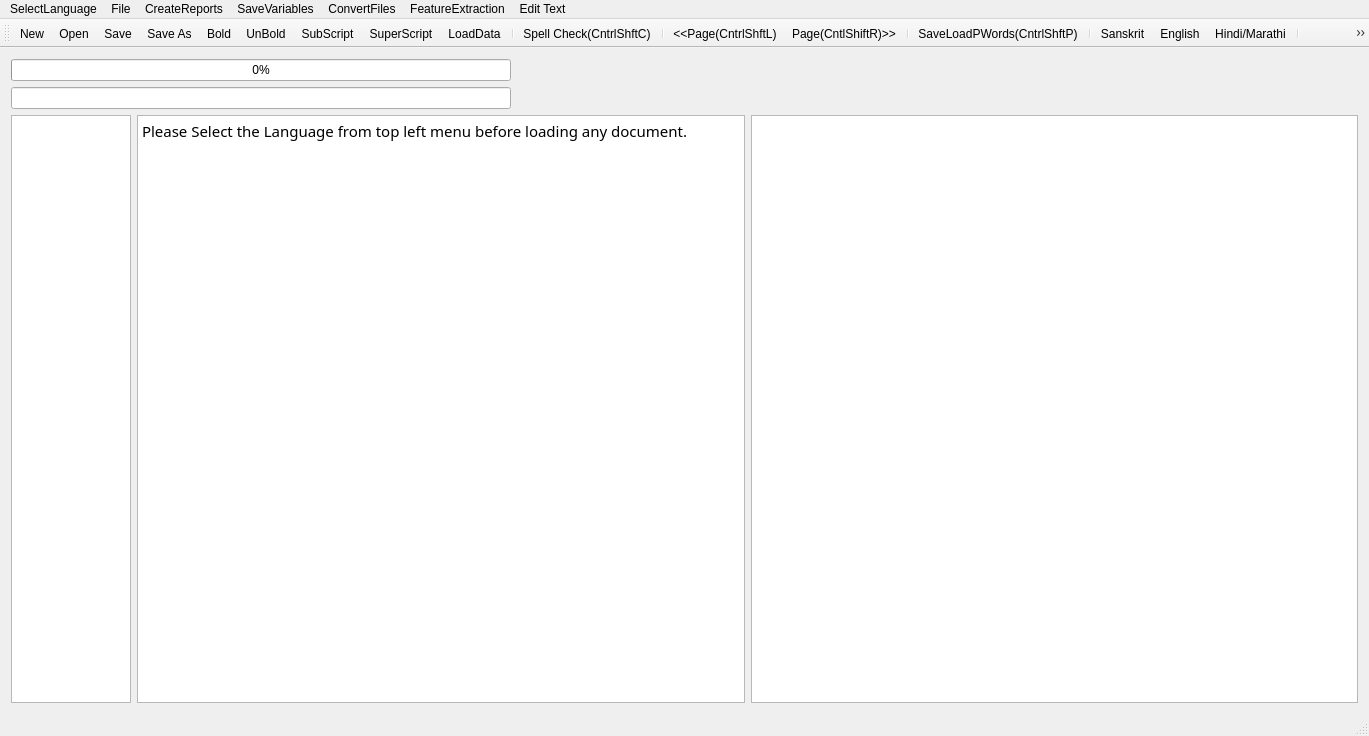
<?xml version="1.0" encoding="UTF-8"?>
<ui version="4.0">
 <class>MainWindow</class>
 <widget class="QMainWindow" name="MainWindow">
  <property name="geometry">
   <rect>
    <x>0</x>
    <y>0</y>
    <width>1369</width>
    <height>736</height>
   </rect>
  </property>
  <property name="mouseTracking">
   <bool>true</bool>
  </property>
  <property name="windowTitle">
   <string>MainWindow</string>
  </property>
  <widget class="QWidget" name="centralWidget">
   <layout class="QVBoxLayout" name="verticalLayout">
    <item>
     <widget class="QProgressBar" name="progressBar">
      <property name="maximumSize">
       <size>
        <width>500</width>
        <height>16777215</height>
       </size>
      </property>
      <property name="value">
       <number>0</number>
      </property>
      <property name="alignment">
       <set>Qt::AlignRight|Qt::AlignTrailing|Qt::AlignVCenter</set>
      </property>
     </widget>
    </item>
    <item>
     <widget class="QLineEdit" name="lineEdit">
      <property name="maximumSize">
       <size>
        <width>500</width>
        <height>16777215</height>
       </size>
      </property>
     </widget>
    </item>
    <item>
     <layout class="QHBoxLayout" name="horizontalLayout">
      <item>
       <widget class="QTextEdit" name="textEdit">
        <property name="maximumSize">
         <size>
          <width>120</width>
          <height>16777215</height>
         </size>
        </property>
        <property name="font">
         <font>
          <family>FreeSans</family>
          <italic>true</italic>
         </font>
        </property>
        <property name="sizeAdjustPolicy">
         <enum>QAbstractScrollArea::AdjustToContents</enum>
        </property>
        <property name="readOnly">
         <bool>true</bool>
        </property>
       </widget>
      </item>
      <item>
       <widget class="QTextBrowser" name="textBrowser">
        <property name="font">
         <font>
          <family>Shobhika</family>
          <pointsize>16</pointsize>
          <italic>false</italic>
         </font>
        </property>
        <property name="mouseTracking">
         <bool>true</bool>
        </property>
        <property name="sizeAdjustPolicy">
         <enum>QAbstractScrollArea::AdjustToContents</enum>
        </property>
        <property name="undoRedoEnabled">
         <bool>true</bool>
        </property>
        <property name="readOnly">
         <bool>false</bool>
        </property>
        <property name="html">
         <string>&lt;!DOCTYPE HTML PUBLIC &quot;-//W3C//DTD HTML 4.0//EN&quot; &quot;http://www.w3.org/TR/REC-html40/strict.dtd&quot;&gt;
&lt;html&gt;&lt;head&gt;&lt;meta name=&quot;qrichtext&quot; content=&quot;1&quot; /&gt;&lt;style type=&quot;text/css&quot;&gt;
p, li { white-space: pre-wrap; }
&lt;/style&gt;&lt;/head&gt;&lt;body style=&quot; font-family:'Shobhika'; font-size:16pt; font-weight:400; font-style:normal;&quot;&gt;
&lt;p style=&quot; margin-top:0px; margin-bottom:0px; margin-left:0px; margin-right:0px; -qt-block-indent:0; text-indent:0px;&quot;&gt;&lt;span style=&quot; font-family:'Ubuntu'; font-size:11pt;&quot;&gt;Please Select the Language from top left menu before loading any document.&lt;/span&gt;&lt;/p&gt;&lt;/body&gt;&lt;/html&gt;</string>
        </property>
        <property name="acceptRichText">
         <bool>true</bool>
        </property>
        <property name="textInteractionFlags">
         <set>Qt::LinksAccessibleByKeyboard|Qt::LinksAccessibleByMouse|Qt::TextBrowserInteraction|Qt::TextEditable|Qt::TextEditorInteraction|Qt::TextSelectableByKeyboard|Qt::TextSelectableByMouse</set>
        </property>
       </widget>
      </item>
      <item>
       <widget class="QGraphicsView" name="graphicsView">
        <property name="sizeAdjustPolicy">
         <enum>QAbstractScrollArea::AdjustIgnored</enum>
        </property>
        <property name="alignment">
         <set>Qt::AlignCenter</set>
        </property>
        <property name="renderHints">
         <set>QPainter::NonCosmeticDefaultPen</set>
        </property>
        <property name="dragMode">
         <enum>QGraphicsView::ScrollHandDrag</enum>
        </property>
        <property name="transformationAnchor">
         <enum>QGraphicsView::AnchorViewCenter</enum>
        </property>
        <property name="resizeAnchor">
         <enum>QGraphicsView::AnchorViewCenter</enum>
        </property>
       </widget>
      </item>
     </layout>
    </item>
   </layout>
   <zorder>lineEdit</zorder>
   <zorder>progressBar</zorder>
  </widget>
  <widget class="QMenuBar" name="menuBar">
   <property name="geometry">
    <rect>
     <x>0</x>
     <y>0</y>
     <width>1369</width>
     <height>22</height>
    </rect>
   </property>
   <widget class="QMenu" name="menuOCR_Correction_Window">
    <property name="title">
     <string>File</string>
    </property>
    <addaction name="actionNew"/>
    <addaction name="actionOpen"/>
    <addaction name="actionSave"/>
    <addaction name="actionSave_As"/>
    <addaction name="actionSpell_Check"/>
    <addaction name="actionLoad_Next_Page"/>
    <addaction name="actionLoad_Prev_Page"/>
    <addaction name="separator"/>
    <addaction name="actionLoadGDocPage"/>
    <addaction name="actionToDevanagari"/>
    <addaction name="actionLoadData"/>
    <addaction name="actionLoadDict"/>
    <addaction name="actionLoadOCRWords"/>
    <addaction name="actionLoadDomain"/>
    <addaction name="actionLoadSubPS"/>
    <addaction name="actionLoadConfusions"/>
    <addaction name="actionSugg"/>
    <addaction name="actionToSlp1"/>
   </widget>
   <widget class="QMenu" name="menuCreateReports">
    <property name="title">
     <string>CreateReports</string>
    </property>
    <addaction name="actionCreateBest2OCR"/>
    <addaction name="actionCreateSuggestionLog"/>
    <addaction name="actionCreateSuggestionLogNearestPriority"/>
    <addaction name="actionErrorDetectionRep"/>
    <addaction name="actionErrorDetectWithoutAdaptation"/>
    <addaction name="actionErrorDetectionRepUniq"/>
   </widget>
   <widget class="QMenu" name="menuSaveVariables">
    <property name="title">
     <string>SaveVariables</string>
    </property>
    <addaction name="actionCPair"/>
    <addaction name="actionPrimarySecOCRPair"/>
    <addaction name="actionCPairIEROcrVsCorrect"/>
    <addaction name="actionCPairGEROcrVsCorrect"/>
   </widget>
   <widget class="QMenu" name="menuConvertFiles">
    <property name="title">
     <string>ConvertFiles</string>
    </property>
    <addaction name="actionToSlp1_2"/>
    <addaction name="actionToDev"/>
    <addaction name="actionExtractDev"/>
    <addaction name="actionEditDistRep"/>
    <addaction name="actionConfusionFreqHist"/>
    <addaction name="actionFilterOutGT50EditDisPairs"/>
   </widget>
   <widget class="QMenu" name="menuFeatureExtraction">
    <property name="title">
     <string>FeatureExtraction</string>
    </property>
    <addaction name="actionPrepareFeatures"/>
   </widget>
   <widget class="QMenu" name="menuSelectLanguage">
    <property name="title">
     <string>SelectLanguage</string>
    </property>
    <addaction name="actionSanskrit"/>
    <addaction name="actionHindi"/>
    <addaction name="actionEnglish"/>
   </widget>
   <widget class="QMenu" name="menuEdit_Text">
    <property name="title">
     <string>Edit Text</string>
    </property>
    <addaction name="actionBold"/>
    <addaction name="actionUnBold"/>
    <addaction name="actionSubScript"/>
    <addaction name="actionSuperScript"/>
   </widget>
   <addaction name="menuSelectLanguage"/>
   <addaction name="menuOCR_Correction_Window"/>
   <addaction name="menuCreateReports"/>
   <addaction name="menuSaveVariables"/>
   <addaction name="menuConvertFiles"/>
   <addaction name="menuFeatureExtraction"/>
   <addaction name="menuEdit_Text"/>
  </widget>
  <widget class="QToolBar" name="mainToolBar">
   <attribute name="toolBarArea">
    <enum>TopToolBarArea</enum>
   </attribute>
   <attribute name="toolBarBreak">
    <bool>false</bool>
   </attribute>
   <addaction name="actionNew"/>
   <addaction name="actionOpen"/>
   <addaction name="actionSave"/>
   <addaction name="actionSave_As"/>
   <addaction name="actionBold"/>
   <addaction name="actionUnBold"/>
   <addaction name="actionSubScript"/>
   <addaction name="actionSuperScript"/>
   <addaction name="actionLoadData"/>
   <addaction name="separator"/>
   <addaction name="actionSpell_Check"/>
   <addaction name="separator"/>
   <addaction name="actionLoad_Prev_Page"/>
   <addaction name="actionLoad_Next_Page"/>
   <addaction name="separator"/>
   <addaction name="actionLoadGDocPage"/>
   <addaction name="separator"/>
   <addaction name="actionSanskrit"/>
   <addaction name="actionEnglish"/>
   <addaction name="actionHindi"/>
   <addaction name="separator"/>
   <addaction name="actionToDevanagari"/>
   <addaction name="separator"/>
  </widget>
  <widget class="QStatusBar" name="statusBar"/>
  <action name="actionOpen">
   <property name="icon">
    <iconset resource="AppResources.qrc">
     <normaloff>:/Images/open.png</normaloff>:/Images/open.png</iconset>
   </property>
   <property name="text">
    <string>Open</string>
   </property>
   <property name="shortcut">
    <string>Ctrl+O</string>
   </property>
  </action>
  <action name="actionSave">
   <property name="icon">
    <iconset resource="AppResources.qrc">
     <normaloff>:/Images/save.png</normaloff>:/Images/save.png</iconset>
   </property>
   <property name="text">
    <string>Save</string>
   </property>
   <property name="shortcut">
    <string>Ctrl+S</string>
   </property>
  </action>
  <action name="actionSave_As">
   <property name="icon">
    <iconset resource="AppResources.qrc">
     <normaloff>:/Images/save-as.png</normaloff>:/Images/save-as.png</iconset>
   </property>
   <property name="text">
    <string>Save As</string>
   </property>
   <property name="shortcut">
    <string>Ctrl+Shift+S</string>
   </property>
  </action>
  <action name="actionNew">
   <property name="icon">
    <iconset resource="AppResources.qrc">
     <normaloff>:/Images/New.png</normaloff>:/Images/New.png</iconset>
   </property>
   <property name="text">
    <string>New</string>
   </property>
   <property name="shortcut">
    <string>Ctrl+N</string>
   </property>
  </action>
  <action name="actionSpell_Check">
   <property name="text">
    <string>Spell Check(CntrlShftC)</string>
   </property>
   <property name="shortcut">
    <string>Ctrl+Shift+C</string>
   </property>
  </action>
  <action name="actionLoad_Next_Page">
   <property name="text">
    <string>Page(CntlShiftR)&gt;&gt;</string>
   </property>
   <property name="toolTip">
    <string>Page(CntlShiftR)&gt;&gt;</string>
   </property>
   <property name="shortcut">
    <string>Ctrl+Shift+R</string>
   </property>
  </action>
  <action name="actionLoad_Prev_Page">
   <property name="text">
    <string>&lt;&lt;Page(CntrlShftL)</string>
   </property>
   <property name="toolTip">
    <string>&lt;&lt;Page(CntrlShftL)</string>
   </property>
   <property name="shortcut">
    <string>Ctrl+Shift+L</string>
   </property>
  </action>
  <action name="actionLoadGDocPage">
   <property name="text">
    <string>Save&amp;LoadPWords(CntrlShftP)</string>
   </property>
   <property name="shortcut">
    <string>Ctrl+Shift+P</string>
   </property>
  </action>
  <action name="actionToDevanagari">
   <property name="text">
    <string>toDevanagari(CntrlD)</string>
   </property>
   <property name="shortcut">
    <string>Ctrl+D</string>
   </property>
  </action>
  <action name="actionLoadData">
   <property name="text">
    <string>LoadData</string>
   </property>
  </action>
  <action name="actionLoadDict">
   <property name="text">
    <string>LoadDict</string>
   </property>
  </action>
  <action name="actionLoadOCRWords">
   <property name="text">
    <string>LoadOCRWords</string>
   </property>
  </action>
  <action name="actionLoadDomain">
   <property name="text">
    <string>LoadDomain</string>
   </property>
  </action>
  <action name="actionLoadSubPS">
   <property name="text">
    <string>LoadSubPS</string>
   </property>
  </action>
  <action name="actionLoadConfusions">
   <property name="text">
    <string>LoadConfusions</string>
   </property>
  </action>
  <action name="actionSugg">
   <property name="text">
    <string>sugg</string>
   </property>
   <property name="shortcut">
    <string>Menu</string>
   </property>
  </action>
  <action name="actionCreateBest2OCR">
   <property name="text">
    <string>CreateBest2OCR</string>
   </property>
  </action>
  <action name="actionToSlp1">
   <property name="text">
    <string>toSlp1</string>
   </property>
   <property name="shortcut">
    <string>Ctrl+G</string>
   </property>
  </action>
  <action name="actionCreateSuggestionLog">
   <property name="text">
    <string>CreateSuggestionLog</string>
   </property>
  </action>
  <action name="actionCreateSuggestionLogNearestPriority">
   <property name="text">
    <string>CreateSuggestionLogNearestPriority</string>
   </property>
  </action>
  <action name="actionErrorDetectionRep">
   <property name="text">
    <string>ErrorDetectionRep</string>
   </property>
  </action>
  <action name="actionErrorDetectWithoutAdaptation">
   <property name="text">
    <string>ErrorDetectWithoutAdaptation</string>
   </property>
  </action>
  <action name="actionCPair">
   <property name="text">
    <string>CPair</string>
   </property>
  </action>
  <action name="actionToSlp1_2">
   <property name="text">
    <string>toSlp1</string>
   </property>
  </action>
  <action name="actionToDev">
   <property name="text">
    <string>toDev</string>
   </property>
  </action>
  <action name="actionExtractDev">
   <property name="text">
    <string>ExtractDevWords</string>
   </property>
   <property name="toolTip">
    <string>ExtractDevWords</string>
   </property>
  </action>
  <action name="actionPrimarySecOCRPair">
   <property name="text">
    <string>PrimarySecOCRPairs</string>
   </property>
  </action>
  <action name="actionCPairIEROcrVsCorrect">
   <property name="text">
    <string>CPairIEROcrVsCorrect</string>
   </property>
  </action>
  <action name="actionEditDistRep">
   <property name="text">
    <string>EditDistRep</string>
   </property>
  </action>
  <action name="actionConfusionFreqHist">
   <property name="text">
    <string>ConfusionFreqHist</string>
   </property>
  </action>
  <action name="actionCPairGEROcrVsCorrect">
   <property name="text">
    <string>CPairGEROcrVsCorrect</string>
   </property>
  </action>
  <action name="actionFilterOutGT50EditDisPairs">
   <property name="text">
    <string>FilterOutGT50EditDisPairs</string>
   </property>
  </action>
  <action name="actionPrepareFeatures">
   <property name="text">
    <string>PrepareFeatures</string>
   </property>
  </action>
  <action name="actionErrorDetectionRepUniq">
   <property name="text">
    <string>ErrorSuggRepUniq</string>
   </property>
  </action>
  <action name="actionSanskrit">
   <property name="text">
    <string>Sanskrit</string>
   </property>
  </action>
  <action name="actionHindi">
   <property name="text">
    <string>Hindi/Marathi</string>
   </property>
  </action>
  <action name="actionEnglish">
   <property name="text">
    <string>English</string>
   </property>
   <property name="toolTip">
    <string>English</string>
   </property>
  </action>
  <action name="actionBold">
   <property name="icon">
    <iconset resource="AppResources.qrc">
     <normaloff>:/Images/bold.jpeg</normaloff>:/Images/bold.jpeg</iconset>
   </property>
   <property name="text">
    <string>Bold</string>
   </property>
  </action>
  <action name="actionUnBold">
   <property name="icon">
    <iconset resource="AppResources.qrc">
     <normaloff>:/Images/unbold.png</normaloff>:/Images/unbold.png</iconset>
   </property>
   <property name="text">
    <string>UnBold</string>
   </property>
  </action>
  <action name="actionSubScript">
   <property name="icon">
    <iconset resource="AppResources.qrc">
     <normaloff>:/Images/subscript.png</normaloff>:/Images/subscript.png</iconset>
   </property>
   <property name="text">
    <string>SubScript</string>
   </property>
  </action>
  <action name="actionSuperScript">
   <property name="icon">
    <iconset resource="AppResources.qrc">
     <normaloff>:/Images/suerscript.png</normaloff>:/Images/suerscript.png</iconset>
   </property>
   <property name="text">
    <string>SuperScript</string>
   </property>
  </action>
 </widget>
 <layoutdefault spacing="6" margin="11"/>
 <tabstops>
  <tabstop>textBrowser</tabstop>
  <tabstop>graphicsView</tabstop>
 </tabstops>
 <resources>
  <include location="AppResources.qrc"/>
 </resources>
 <connections/>
</ui>
